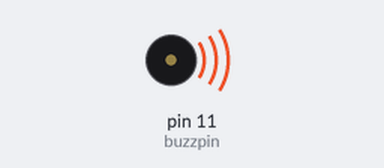
A sketch run on a simulated Arduino Uno, built with avr-gcc and run on an emulated ATmega328P. On the bench: buzzer (waves = sounding, pin HIGH). What the sketch prints to the serial monitor is not drawn.

Above: at 0.1 s.
Timing chart, 0 to 1.6 s (numbered marks = the images above):
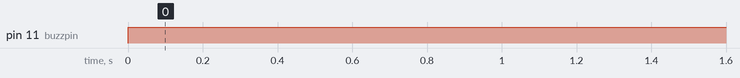

Measured:
- by itself, pin 11 (buzzpin): LOW → HIGH at 0.00 s

The sketch:

photoresistor-and-buzzer.ino
```cpp
int buzzpin = 11;
int photopin = A1;

int dt;

void setup() {
  Serial.begin(9600);

  pinMode(buzzpin, OUTPUT);
  pinMode(photopin, INPUT);

}

void loop() {
  int output = analogRead(photopin);
  Serial.println(output);

  int dt = output * (3./100.) - 20.;

  digitalWrite(buzzpin, HIGH);
  delay(dt);
  digitalWrite(buzzpin, LOW);
  delay(dt);


}
```
